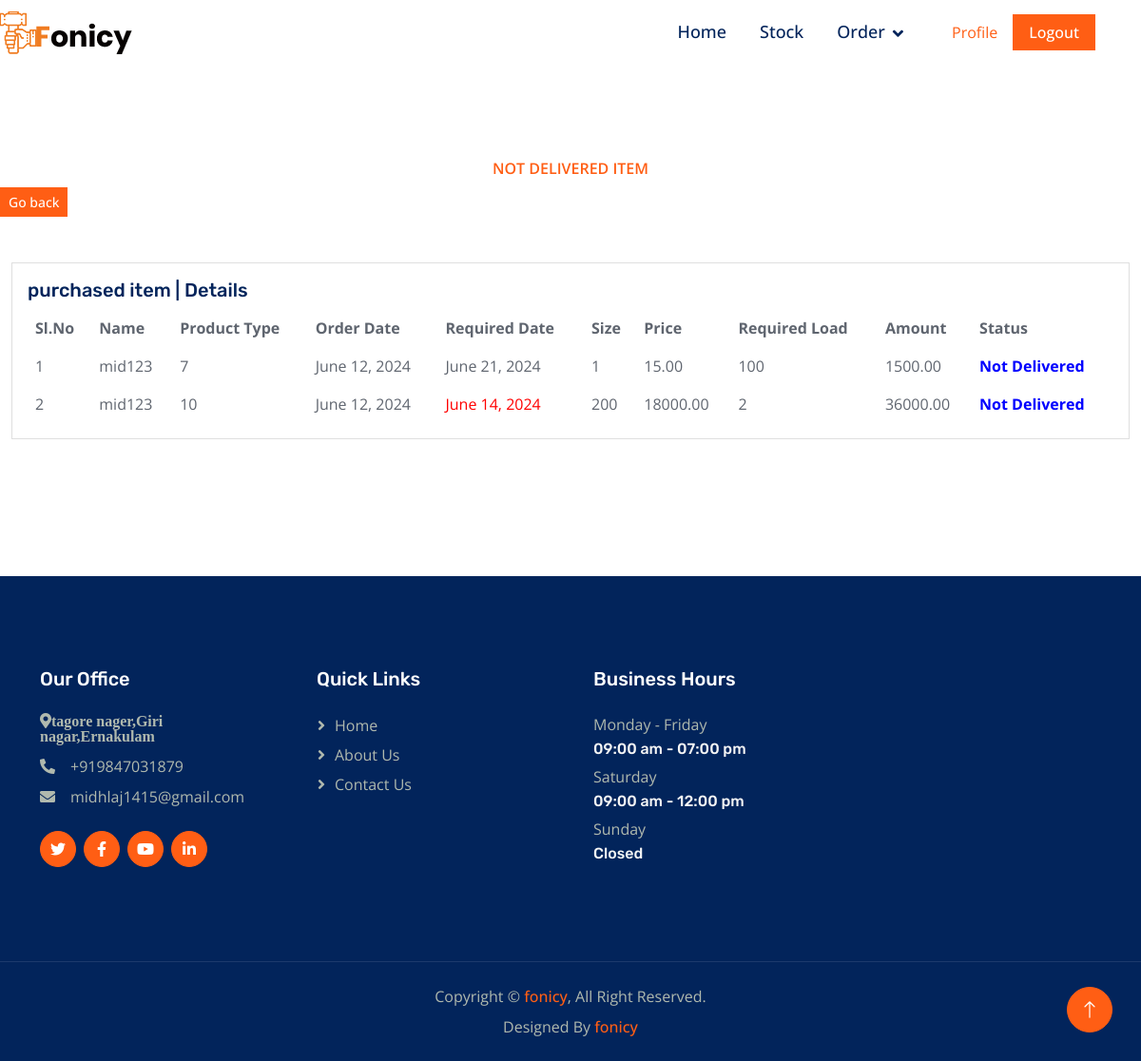
Screenshot of /notdelivered1/ (signed in) with the database file from the repository.
### proapp/models.py (models this page shows)
class Login(models.Model):
    log_id = models.AutoField(primary_key=True)
    username = models.CharField(max_length=20)
    password = models.TextField()
    role = models.CharField(max_length=20)
    status = models.IntegerField()
    def __str__(s):
        return f'{s.username}'

class Order_product(models.Model):
    or_id = models.AutoField(primary_key=True)
    log = models.ForeignKey(Login,on_delete=models.CASCADE)
    tp_id = models.IntegerField()
    date = models.DateField()
    re_date = models.DateField()
    size = models.IntegerField()
    load = models.IntegerField()
    price = models.DecimalField(max_digits=7, decimal_places=2, blank=True, null=True)
    amount = models.DecimalField(max_digits=10, decimal_places=2, blank=True, null=True)
    o_type = models.CharField(max_length=20)
    status = models.IntegerField()
    status1 = models.IntegerField()
    class Meta:
        db_table = 'tb_Order_product'

### proapp/views.py (the view)
# urls.py: path('notdelivered1/',views.notdelivered1),
def notdelivered1(request):
    if 'log_id' in request.session:
        dat = Order_product.objects.filter(status=0)
        data=[]
        for i in dat:
            d1 = i.re_date
            d2 = datetime.datetime.now()
            d2=d2.date()
            diff=d1-d2
            data.append({'or_id': i.or_id,'log':i.log, 'tp_id':i.tp_id,'date':i.date,'re_date':i.re_date,'size':i.size,'price':i.price,'load':i.load,'amount':i.amount,'status':i.status,'diff':diff.days})
        return render(request, 'master/notdeliverd1.html', {'data': data})
    else:
        return redirect('/home')

### templates/master/notdeliverd1.html (shortened to what this page needs)
{% extends 'employee/index.html' %}
{% load static %}
{% block content %}
<div class="container-fluid py-5 my-5 px-0">
    <div class="text-center mx-auto wow fadeIn" data-wow-delay="0.1s" style="max-width: 600px;">
        <p class="fw-medium text-uppercase text-primary mb-2">Not Delivered item  </p>
    </div>
    <a href="/buy_view" class="btn btn-primary btn-sm">Go back</a>
    {% if data %}
    <div class="container-xxl py-5 wow fadeInUp" data-wow-delay="0.1s">
        <div class="row justify-content-center">
            <section class="section dashboard">
                <div class="row">
                    <div class="col-lg-12">
                        <div class="row">
                            <div class="col-12">
                                <div class="card top-selling overflow-auto">
                                <div class="card-body pb-0">
                                    <h5 class="card-title">purchased item  <span>| Details</span></h5>
                                    <table class="table table-borderless">
                                    <thead>
                                        <tr>
                                        <th scope="col">Sl.No</th>
                                        <th scope="col">Name</th>
                                        <th scope="col">Product Type</th>
                                        <th scope="col">Order Date</th>
                                        <th scope="col">Required Date</th>
                                        <th scope="col">Size</th>
                                        <th scope="col">Price</th>
                                        <th scope="col">Required Load</th>
                                        <th scope="col">Amount</th>
                                        <th scope="col">Status</th>
                                        </tr>
                                    </thead>
                                    <tbody>
                                        {% for i in data %}
                                        <tr>
                                        <td>{{ forloop.counter }}</td>
                                        <td>{{i.log}}</td>
                                        <td>{{i.tp_id}}</td>
                                        <td>{{i.date}}</td>
                                        {% if i.status == 0 %}
                                        {% if i.diff <= 5 %}
                                        <td style="color:red"> {{i.re_date}}</td>
                                        {% elif i.diff <= 10 %}
                                        <td > {{i.re_date}}</td>
                                        {% else %}
                                        <td> {{i.re_date}}</td>
                                        {% endif %}
                                        {% else %}
                                        <td > {{i.re_date}}</td>
                                        {% endif %}
                                        <td>{{i.size}}</td>
                                        <td>{{i.price}}</td>
                                        <td>{{i.load}}</td>
                                        <td>{{i.amount}}</td>
                                        {% if i.status == 0 %}
                                        <td><b style="color: blue;">Not Delivered</b></td>
                                        {% elif i.status == 1 %}
                                        <td><b style="color: rgb(12, 119, 35);">Delivered</b></td>
                                        {% endif %}
                                        </tr>
                                        {% endfor %}
                                    </tbody>
                                    </table>
                                </div>
                                </div>
                            </div>
                        </div>
                    </div>
                </div>
            </section>
        </div>
    </div>
    {% endif %}
</div>
{% endblock content %}

### static/user/css/style.css (style rules this page uses)
:root { --primary: #FF5E14; --secondary: #5F656F; --light: #F5F5F5; --dark: #02245B; }
h3, h4, .h3, .h4, .fw-medium { font-weight: 600 !important; }
h5, h6, .h5, .h6, .fw-semi-bold { font-weight: 500 !important; }
.btn { transition: .5s; font-weight: 500; }
.btn-primary, .btn-outline-primary:hover { color: #FFFFFF; }

### rows the page displays
Login: log "mid123", tp_id "7", date "June 12, 2024", re_date "June 21, 2024", size "1", price "15.00", load "100", amount "1500.00", tp_id "10", re_date "June 14, 2024", size "200", price "18000.00", load "2", amount "36000.00"
